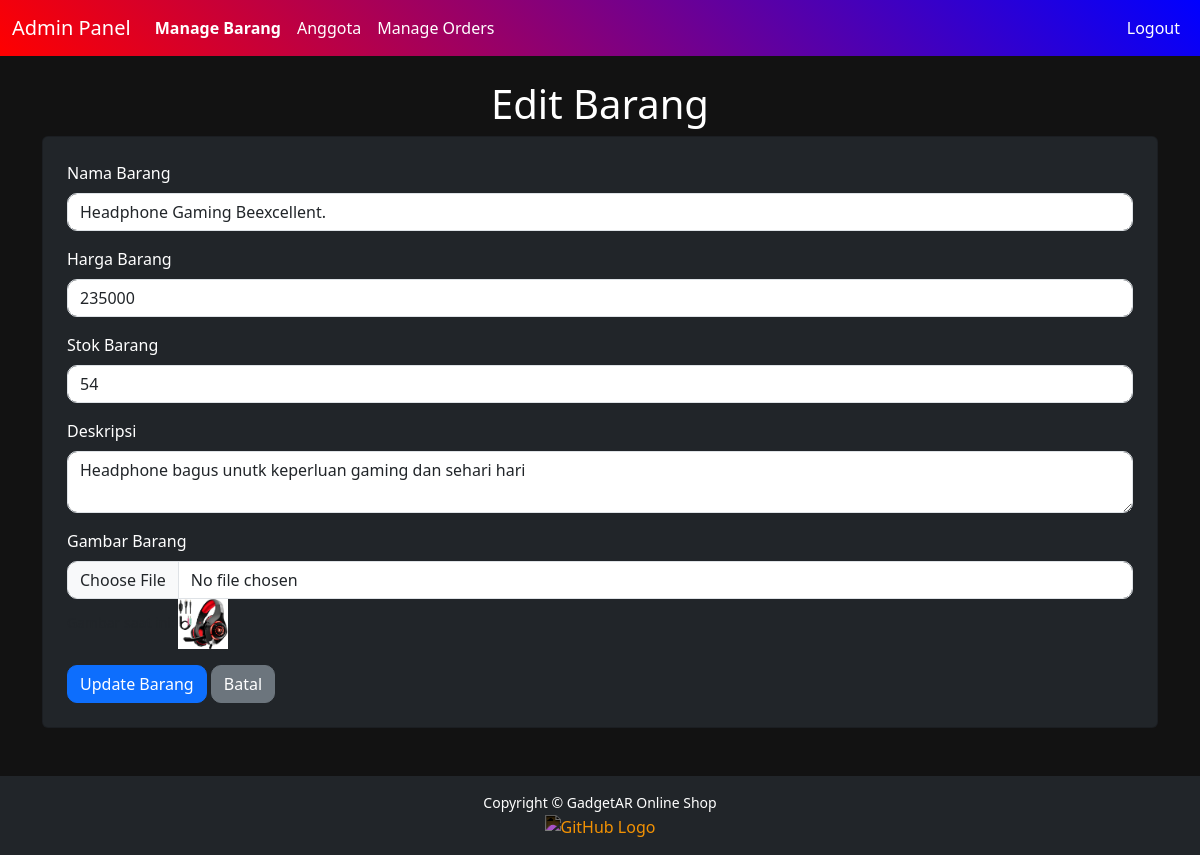
Page /admin/edit_barang.php?id=4 (signed in) on the committed database.
### tables this page shows
CREATE TABLE `barang` (
  `id_barang` int NOT NULL,
  `nama_barang` varchar(50) NOT NULL,
  `deskripsi` text NOT NULL,
  `harga_barang` decimal(10,0) NOT NULL,
  `stok` int NOT NULL,
  `gambar_barang` varchar(225) NOT NULL
);

### admin/edit_barang.php (the view, shortened to what this page needs)
<?php
include '../koneksi.php';
if (isset($_GET['id'])) {
    $id_barang = $_GET['id'];
    $stmt = $conn->prepare("SELECT * FROM barang WHERE id_barang = :id_barang");
    $stmt->execute([':id_barang' => $id_barang]);
    $barang = $stmt->fetch(PDO::FETCH_ASSOC);
} else {
    header("Location: manageBarang.php");
    exit();
}
?>
<!DOCTYPE html>
<html lang="en">
<head>
    <link href="https://cdn.jsdelivr.net/npm/bootstrap@5.3.0/dist/css/bootstrap.min.css" rel="stylesheet">
</head>
<body>
    <nav class="navbar navbar-expand-lg navbar-dark">
        <div class="container-fluid">
            <a class="navbar-brand" href="adminDashboard.php">Admin Panel</a>
            <div class="collapse navbar-collapse" id="navbarNav">
                <ul class="navbar-nav">
                    <li class="nav-item">
                        <a class="nav-link active" href="manageBarang.php">Manage Barang</a>
                    </li>
                    <li class="nav-item">
                        <a class="nav-link" href="anggota.php">Anggota</a>
                    </li>
                    <li class="nav-item">
                        <a class="nav-link" href="manageOrders.php">Manage Orders</a>
                    </li>
                </ul>
                <ul class="navbar-nav ms-auto">
                    <li class="nav-item">
                        <a class="nav-link btn btn-danger text-white" href="../logout.php" onclick="return confirm('Apakah Anda yakin ingin logout?')">Logout</a>
                    </li>
                </ul>
            </div>
        </div>
    </nav>
    <div class="container mt-4">
        <h1 class="text-center">Edit Barang</h1>
        <div class="card bg-dark p-4">
            <form action="edit_barang.php?id=<?= $barang['id_barang'] ?>" method="POST" enctype="multipart/form-data">
                <div class="mb-3">
                    <label for="nama_barang" class="form-label" style="color:white">Nama Barang</label>
                    <input type="text" class="form-control" id="nama_barang" name="nama_barang" value="<?= htmlspecialchars($barang['nama_barang']) ?>" required>
                </div>
                <div class="mb-3">
                    <label for="harga_barang" class="form-label" style="color:white">Harga Barang</label>
                    <input type="number" class="form-control" id="harga_barang" name="harga_barang" value="<?= htmlspecialchars($barang['harga_barang']) ?>" required>
                </div>
                <div class="mb-3">
                    <label for="stok" class="form-label" style="color:white">Stok Barang</label>
                    <input type="number" class="form-control" id="stok" name="stok" value="<?= htmlspecialchars($barang['stok']) ?>" required>
                </div>
                <div class="mb-3">
                    <label for="deskripsi" class="form-label" style="color:white">Deskripsi</label>
                    <textarea class="form-control" id="deskripsi" name="deskripsi" required><?= htmlspecialchars($barang['deskripsi']) ?></textarea>
                </div>
                <div class="mb-3">
                    <label for="gambar_barang" class="form-label" style="color:white">Gambar Barang</label>
                    <input type="file" class="form-control" id="gambar_barang" name="gambar_barang">
                    <small>Gambar saat ini: <img src="../asset/img/<?= htmlspecialchars($barang['gambar_barang']) ?>" alt="Gambar Barang" width="50"></small>
                </div>
                <button type="submit" class="btn btn-primary">Update Barang</button>
                <a href="manageBarang.php" class="btn btn-secondary">Batal</a>
            </form>
        </div>
    </div>
    <footer class="bg-dark text-center text-white py-3 mt-5">
        <div class="container">
            <p>Copyright © GadgetAR Online Shop</p>
            <a href="https://github.com/Arigta?tab=repositories" target="_blank">
                <img src="https://cdn-icons-png.flaticon.com/512/25/25231.png" alt="GitHub Logo" width="30" height="30" style="filter: invert(1);">
            </a>
        </div>
    </footer>
</body>
</html>

### admin/edit_barang.php (style rules this page uses)
body { background: #121212; color: #ffffff; }
.navbar { background: linear-gradient(45deg, #ff0000, #800080, #0000ff); }
.navbar-brand, .nav-link { color: #fff !important; }
.active { font-weight: bold; color: #fff !important; }
.form-control, .btn { border-radius: 10px; }
footer { position: relative; bottom: 0; width: 100%; background: #000000; }
footer p { margin: 0; font-size: 14px; }
footer a { text-decoration: none; margin-top: 5px; }

### rows in the picture
barang: nama_barang "Headphone Gaming Beexcellent.", harga_barang "235000", stok "54", deskripsi "Headphone bagus unutk keperluan gaming dan sehari hari", gambar_barang (picture)
